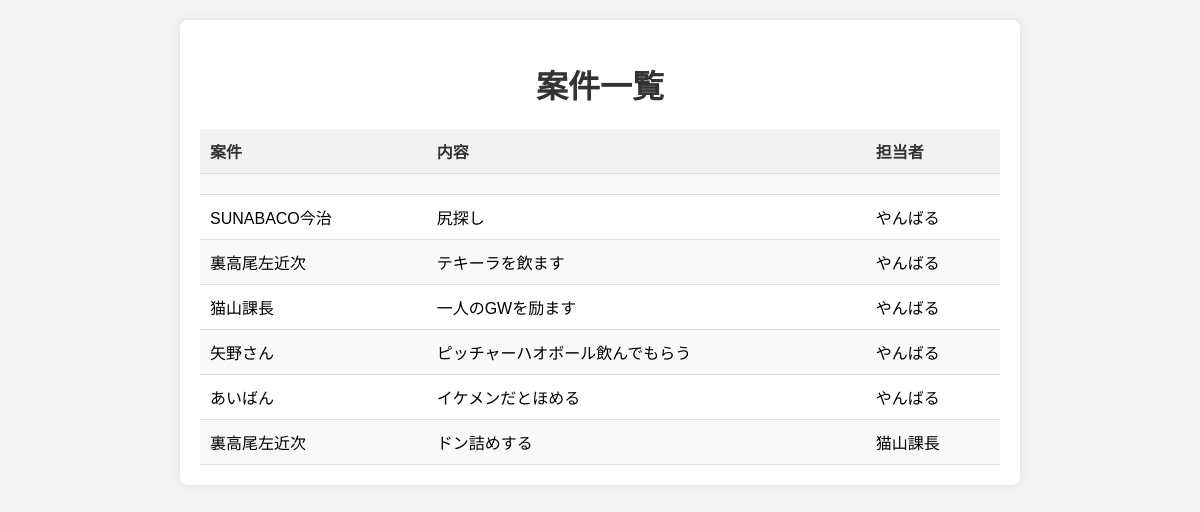
The app's page /list_projects with its own data.
### tables this page shows
CREATE TABLE projects (id INTEGER PRIMARY KEY AUTOINCREMENT, title TEXT, description TEXT, manager TEXT, entry_date TEXT);

### app.py (the view)
@app.route('/list_projects')
def list_projects():
    with get_db() as conn:
        projects = conn.execute("SELECT * FROM projects").fetchall()
    return render_template('list_projects.html', projects=projects)

### app.py (called while the page is built)
def get_db():
    if 'db' not in g:
        g.db = sqlite3.connect('management_app.db')
        g.db.row_factory = sqlite3.Row
    return g.db

### templates/list_projects.html (shortened to what this page needs)
<!DOCTYPE html>
<html lang="en">
<head>
</head>
<body>
    <div class="container">
        <h1>案件一覧</h1>
        <table>
            <tr>
                <th>案件</th>
                <th>内容</th>
                <th>担当者</th>
            </tr>
            {% for project in projects %}
            <tr>
                <td>{{ project['title'] }}</td>
                <td>{{ project['description'] }}</td>
                <td>{{ project['manager'] }}</td>
            </tr>
            {% endfor %}
        </table>
    </div>
</body>
</html>

### templates/list_projects.html (style rules this page uses)
body { font-family: Arial, sans-serif; background-color: #f4f4f4; margin: 0; padding: 0; }
.container { max-width: 800px; margin: 20px auto; padding: 20px; background-color: #fff; border-radius: 8px; box-shadow: 0 0 10px rgba(0, 0, 0, 0.1); }
h1 { text-align: center; color: #333; }
table { width: 100%; border-collapse: collapse; margin-top: 20px; }
th, td { padding: 10px; text-align: left; border-bottom: 1px solid #ddd; }
th { background-color: #f2f2f2; color: #333; }
tr:nth-child(even) { background-color: #f9f9f9; }

### records on screen
projects: title "SUNABACO今治", description "尻探し", manager "やんばる"
projects: title "裏高尾左近次", description "テキーラを飲ます", manager "やんばる"
projects: title "猫山課長", description "一人のGWを励ます", manager "やんばる"
projects: title "矢野さん", description "ピッチャーハオボール飲んでもらう", manager "やんばる"
projects: title "あいばん", description "イケメンだとほめる", manager "やんばる"
projects: title "裏高尾左近次", description "ドン詰めする", manager "猫山課長"
